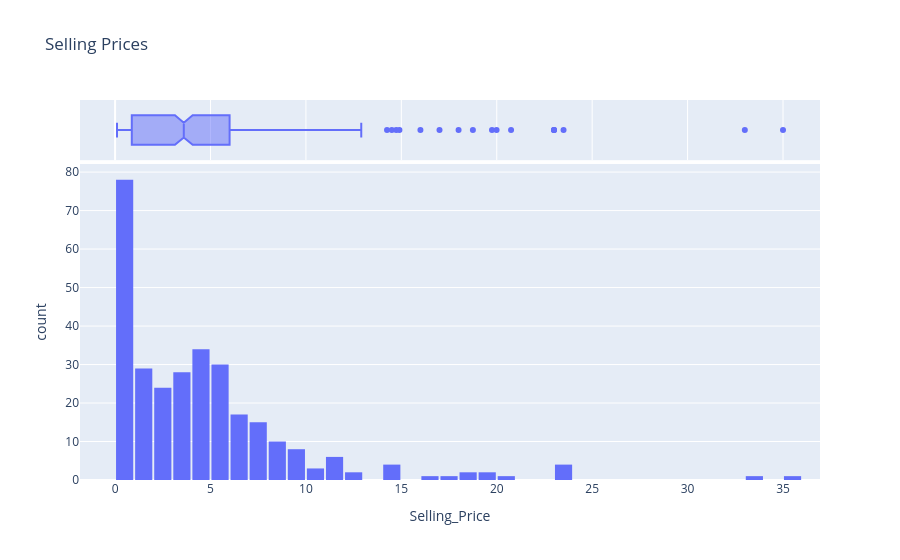

This figure's notebook cell:
### Markdown cell above
**Oservation** (Selling Prices)
---
The graph shows that most selling prices are concentrated at the lower end, with frequency sharply declining as prices increase, indicating a **right‑skewed distribution**. The box plot confirms this skewness, with the median close to the lower quartile and several high‑value outliers extending far to the right. <br>
 Overall, it conveys that the majority of sales occur at low prices, while only a few transactions reach premium price levels, highlighting a price‑sensitive market with occasional high‑value sales.

### Code cell
selling_price = px.histogram(cars, x = 'Selling_Price', marginal = 'box', title = 'Selling Prices', nbins= 40) #marginal puts that box ontop of the box on top of the plot to seen the pecentiles, median, etc.
selling_price.update_layout(bargap=0.1) # Adjusts spacing between bars; other layout options like "bargroupgap" also affect gaps
selling_price.show()

### Figure 1 — Plotly figure (JSON) as saved in the notebook; plotly's stock layout.template omitted (floating-point values rounded to 4 significant figures; data arrays with more than 128 entries replaced by an {"elided": "..."} marker saying what was removed)
{"data": [{"bingroup": "x", "hovertemplate": "Selling_Price=%{x}<br>count=%{y}<extra></extra>", "legendgroup": "", "marker": {"color": "#636efa", "pattern": {"shape": ""}}, "name": "", "nbinsx": 40, "orientation": "v", "showlegend": false, "type": "histogram", "x": {"elided": "301 float values"}, "xaxis": "x", "yaxis": "y"}, {"hovertemplate": "Selling_Price=%{x}<extra></extra>", "legendgroup": "", "marker": {"color": "#636efa"}, "name": "", "notched": true, "showlegend": false, "type": "box", "x": {"elided": "301 float values"}, "xaxis": "x2", "yaxis": "y2"}], "layout": {"bargap": 0.1, "barmode": "relative", "legend": {"tracegroupgap": 0}, "title": {"text": "Selling Prices"}, "xaxis": {"anchor": "y", "domain": [0, 1], "title": {"text": "Selling_Price"}}, "xaxis2": {"anchor": "y2", "domain": [0, 1], "matches": "x", "showgrid": true, "showticklabels": false}, "yaxis": {"anchor": "x", "domain": [0, 0.8316], "title": {"text": "count"}}, "yaxis2": {"anchor": "x2", "domain": [0.8416, 1], "matches": "y2", "showgrid": false, "showline": false, "showticklabels": false, "ticks": ""}}}
